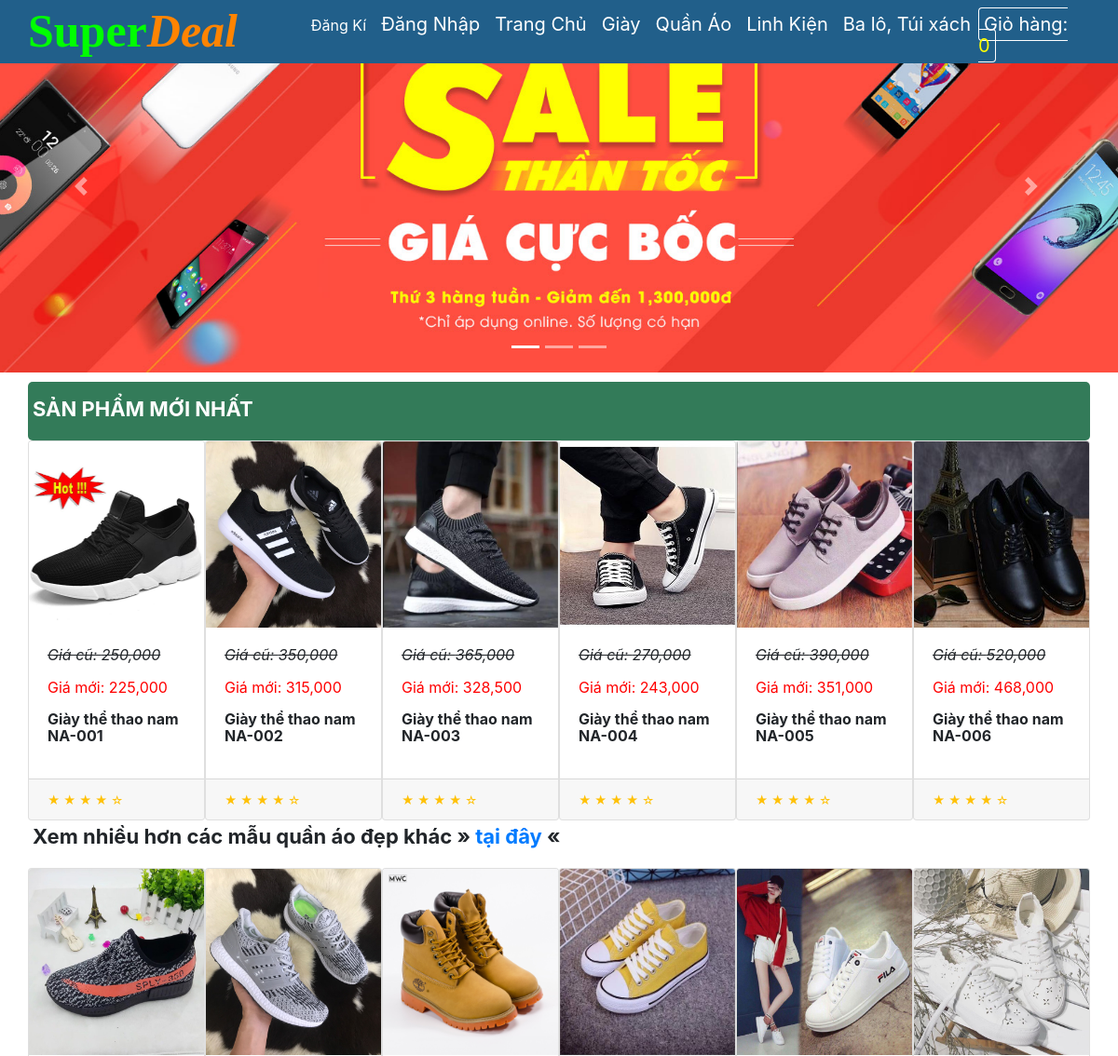
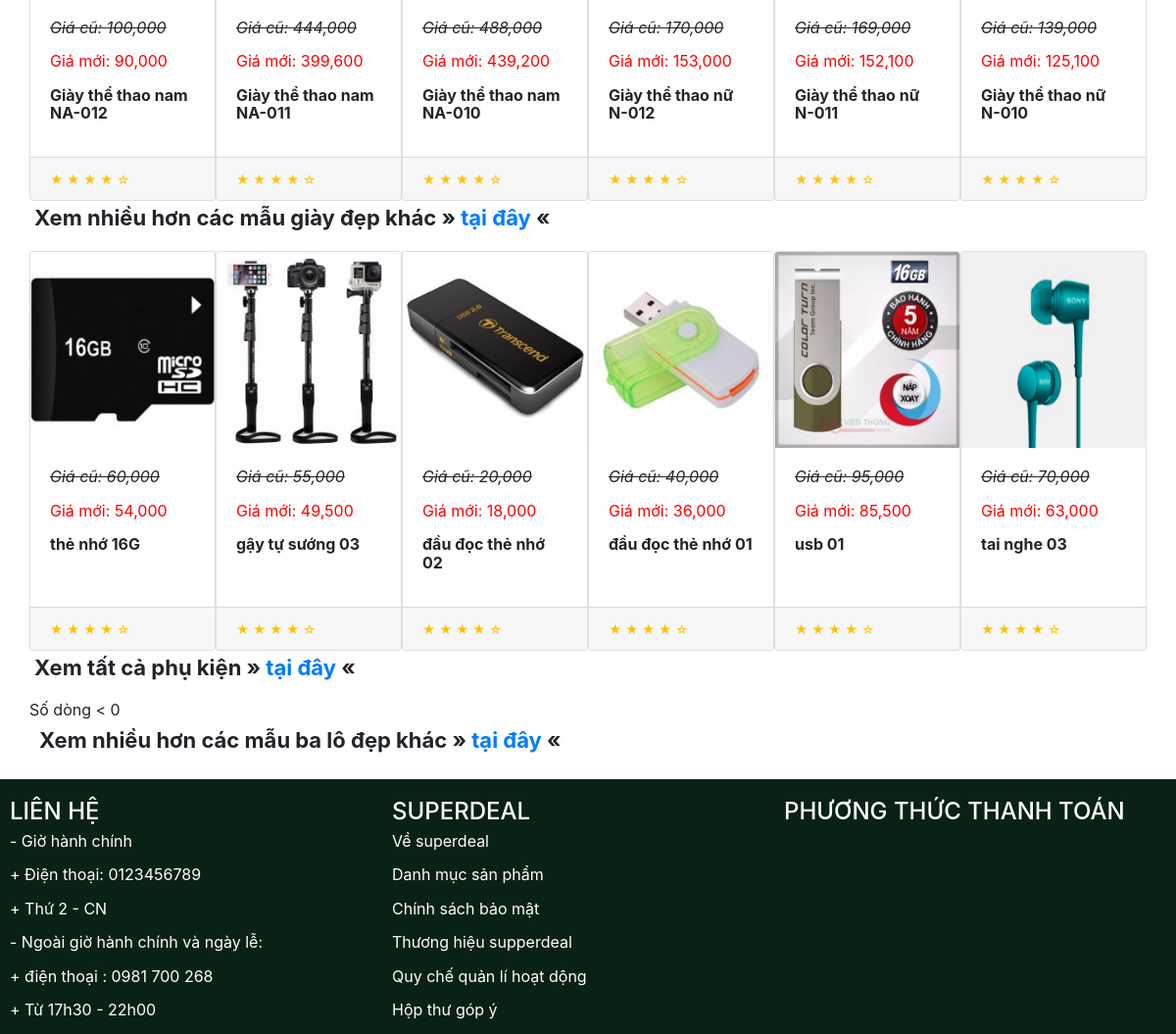
The page /Views/client/page/index.php on the database its author committed (2 pictures, top to bottom).
### tables this page shows
CREATE TABLE `shoes` (
  `id` int(11) NOT NULL,
  `idproducts` int(11) NOT NULL,
  `image` varchar(300) NOT NULL,
  `name` varchar(255) NOT NULL,
  `gender` varchar(5) NOT NULL,
  `price` int(50) NOT NULL,
  `date` datetime NOT NULL
);

CREATE TABLE `others` (
  `id` int(11) NOT NULL,
  `idproducts` int(11) NOT NULL,
  `image` varchar(250) NOT NULL,
  `name` varchar(250) NOT NULL,
  `price` int(50) NOT NULL,
  `date` datetime NOT NULL
);

### models/mSelectAllAdmin.php (called while the page is built, shortened)
<?php
	include_once '../../../models/database.php';
	class mSelectAllAdmin extends database
	{
		public function SelectAllAdmin($sql)
		{
			$conn = parent::getcon();
			$list = parent::selectDB1($conn, $sql);
			return $list;
		}
	}
 ?>

### controllers/cSelectAllAdmin.php (called while the page is built, shortened)
<?php
	class cSelectAllAdmin
	{
		public function SelectAllAdmin($sql)
		{
			include_once '../../../models/mSelectAllAdmin.php';
			$temp = new mSelectAllAdmin();
			$list = $temp->SelectAllAdmin($sql);
			return $list;
		}
	}
 ?>

### Views/client/page/index.php (the view, shortened to what this page needs)
  <!DOCTYPE html>
<html lang="en">
  <head>
<?php include_once(dirname(__FILE__).'/header.php'); ?>
<div class="container">
        <div class="row" style="padding: 5px;background-color: #337b59;width: 100%;margin-left: 0px;border-radius: 5px;margin-top: 10px;padding-top: 17px">
          <div>
            <p style="font-size: 22px"><b style="color: white">SẢN PHẨM MỚI NHẤT</b></p>
          </div>
        </div>
        <div class="row" style="min-height: 100px">
          <?php
           include_once '../../../controllers/cSelectAllAdmin.php';
           $sql = "SELECT * FROM shoes ORDER BY id LIMIT 6";
          $temp1 = new cSelectAllAdmin();
          $listshoes1 = $temp1->SelectAllAdmin($sql);
        ?>
        <div class="row" style="">
        <?php foreach ($listshoes1 as $valu): ?>
          <div class="col-lg-2 col-md-4 col-sm-4 col-xs-6 col-mxs-12" >
            <div class="card h-100">
              <a href="#"><img class="card-img-top" src="../../../public/images/<?php echo $valu['image'] ?>" alt="" style="height: 200px"></a>
              <div class="card-body">
                <p style="text-decoration: line-through;"><i>Giá cũ: <?php echo number_format($valu['price']) ?></i></p>
                <p style="color: red">Giá mới: <?php echo number_format($valu['price'] * 0.9) ?></p>
                <p><b><?php echo $valu['name'] ?></b></p>
              </div>
              <div class="card-footer">
                <small class="text-muted">&#9733; &#9733; &#9733; &#9733; &#9734;</small>
              </div>
            </div>
          </div>
          <?php endforeach; ?>
        </div>
        <div class="row" style="padding: 5px">
          <div>
            <p style="font-size: 22px"><b>Xem nhiều hơn các mẫu quần áo đẹp khác »<a href="clothes.php"> tại đây </a>« </b></p>
          </div>
        </div>
       <?php
          $sqlshoes = "SELECT * FROM shoes ORDER BY id DESC LIMIT 6";
          $temp2 = new cSelectAllAdmin();
          $listshoes = $temp2->SelectAllAdmin($sqlshoes);
        ?>
        <div class="row" style="">
        <?php foreach ($listshoes as $valu): ?>
          <div class="col-lg-2 col-md-4 col-sm-4 col-xs-6 col-mxs-12" >
            <div class="card h-100">
              <a href="#"><img class="card-img-top" src="../../../public/images/<?php echo $valu['image'] ?>" alt="" style="height: 200px"></a>
              <div class="card-body">
                <p style="text-decoration: line-through;"><i>Giá cũ: <?php echo number_format($valu['price']) ?></i></p>
                <p style="color: red">Giá mới: <?php echo number_format($valu['price'] * 0.9) ?></p>
                <p><b><?php echo $valu['name'] ?></b></p>
              </div>
              <div class="card-footer">
                <small class="text-muted">&#9733; &#9733; &#9733; &#9733; &#9734;</small>
              </div>
            </div>
          </div>
          <?php endforeach; ?>
        </div>
        <div class="row" style="padding: 5px">
          <div>
            <p style="font-size: 22px"><b>Xem nhiều hơn các mẫu giày đẹp khác »<a href="http://localhost:1901/shop/views/client/page/shoes.php"> tại đây </a>« </b></p>
          </div>
        </div>
        <div class="row" style="min-height: 100px">
          <?php
          $sql = "SELECT * FROM others ORDER BY date DESC LIMIT 6";
          $temp = new cSelectAllAdmin();
          $list = $temp->SelectAllAdmin($sql);
        ?>
        <div class="row" style="">
        <?php foreach ($list as $valu): ?>
          <div class="col-lg-2 col-md-4 col-sm-4 col-xs-6 col-mxs-12" >
            <div class="card h-100">
              <a href="#"><img class="card-img-top" src="../../../public/images/<?php echo $valu['image'] ?>" alt="" style="height: 200px"></a>
              <div class="card-body">
                <p style="text-decoration: line-through;"><i>Giá cũ: <?php echo number_format($valu['price']) ?></i></p>
                <p style="color: red">Giá mới: <?php echo number_format($valu['price'] * 0.9) ?></p>
                <p><b><?php echo $valu['name'] ?></b></p>
              </div>
              <div class="card-footer">
                <small class="text-muted">&#9733; &#9733; &#9733; &#9733; &#9734;</small>
              </div>
            </div>
          </div>
          <?php endforeach; ?>
        </div>
        <div class="row" style="padding: 5px">
          <div>
            <p style="font-size: 22px"><b>Xem tất cả phụ kiện »<a href="others.php"> tại đây </a>« </b></p>
          </div>
        </div>
        <div class="row" style="">
        </div>
        <div class="row" style="padding: 10px">
          <div>
            <p style="font-size: 22px"><b>Xem nhiều hơn các mẫu ba lô đẹp khác »<a href="bag.php"> tại đây </a>« </b></p>
          </div>
        </div>
      </div>
    </div>
  </div>
<?php include_once(dirname(__FILE__).'/footer1.php'); ?>

### public/css/modern-business.css (style rules this page uses)
body { padding-top: 54px; }
@media (min-width: 992px) { body { padding-top: 56px; } }

### public/css/shop-css.css (style rules this page uses)
.text-muted { color: #ffc107; }
.row { width: 100%; }

### rows shown on the page
shoes: image (picture), price "250,000", $valu['price']*0.9 "225,000", name "Giày thể thao nam NA-001"
shoes: image (picture), price "350,000", $valu['price']*0.9 "315,000", name "Giày thể thao nam NA-002"
shoes: image (picture), price "365,000", $valu['price']*0.9 "328,500", name "Giày thể thao nam NA-003"
shoes: image (picture), price "270,000", $valu['price']*0.9 "243,000", name "Giày thể thao nam NA-004"
shoes: image (picture), price "390,000", $valu['price']*0.9 "351,000", name "Giày thể thao nam NA-005"
shoes: image (picture), price "520,000", $valu['price']*0.9 "468,000", name "Giày thể thao nam NA-006"
shoes: image (picture), price "100,000", $valu['price']*0.9 "90,000", name "Giày thể thao nam NA-012"
shoes: image (picture), price "444,000", $valu['price']*0.9 "399,600", name "Giày thể thao nam NA-011"
shoes: image (picture), price "488,000", $valu['price']*0.9 "439,200", name "Giày thể thao nam NA-010"
shoes: image (picture), price "170,000", $valu['price']*0.9 "153,000", name "Giày thể thao nữ N-012"
shoes: image (picture), price "169,000", $valu['price']*0.9 "152,100", name "Giày thể thao nữ N-011"
shoes: image (picture), price "139,000", $valu['price']*0.9 "125,100", name "Giày thể thao nữ N-010"
others: image (picture), price "60,000", $valu['price']*0.9 "54,000", name "thẻ nhớ 16G"
others: image (picture), price "55,000", $valu['price']*0.9 "49,500", name "gậy tự sướng 03"
others: image (picture), price "20,000", $valu['price']*0.9 "18,000", name "đầu đọc thẻ nhớ 02"
others: image (picture), price "40,000", $valu['price']*0.9 "36,000", name "đầu đọc thẻ nhớ 01"
others: image (picture), price "95,000", $valu['price']*0.9 "85,500", name "usb 01"
others: image (picture), price "70,000", $valu['price']*0.9 "63,000", name "tai nghe 03"

### other values the page prints
$totalqtt "0"
